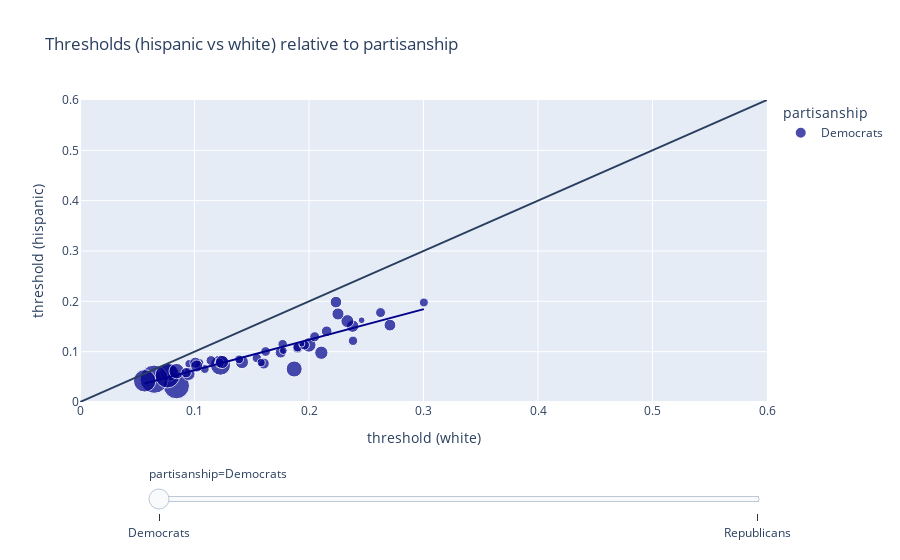

Notebook code for this chart:
### Code cell
fig = px.scatter(df_final, x="inferred_threshold_white", y="inferred_threshold_hispanic", animation_frame="partisanship",
                 color="partisanship", hover_name="subgeography", size = "total_searches", 
                 labels = {'inferred_threshold_hispanic' : 'threshold (hispanic)', 'inferred_threshold_white' : 'threshold (white)'},
                 range_x=[0,0.6], range_y=[0,0.6], color_discrete_map={'Democrats':'darkblue', 'Republicans':'crimson'},
                 title = "Thresholds (hispanic vs white) relative to partisanship", trendline = "ols")

fig.update_layout(shapes=[
    dict(
      type= 'line',
      xref= 'x', x0= 0, x1= 0.6,
      yref= 'y', y0= 0, y1= 0.6,
    )
])

fig["layout"].pop("updatemenus") # optional, drop animation buttons
fig.show()
plotly.offline.plot(fig, filename='../Fraises TagADA/_includes/hit_white_hispanic.html')

### Figure 1 — Plotly figure (JSON) as saved in the notebook; plotly's stock layout.template omitted (floating-point values rounded to 4 significant figures)
{"data": [{"hovertemplate": "<b>%{hovertext}</b><br><br>partisanship=Democrats<br>threshold (white)=%{x}<br>threshold (hispanic)=%{y}<br>total_searches=%{marker.size}<extra></extra>", "hovertext": ["Fairfield County", "Hartford County", "Litchfield County", "New Haven County", "New London County", "Tolland County", "Windham County", "01", "02", "03", "05", "06", "07", "08", "09", "10", "11", "12", "13", "14", "15", "16", "17", "18", "20", "21", "22", "Adams County", "Benton County", "Clark County", "Cowlitz County", "Grant County", "Grays Harbor County", "Island County", "King County", "Kitsap County", "Kittitas County", "Lewis County", "Mason County", "Pierce County", "Skagit County", "Snohomish County", "Spokane County", "Thurston County", "Whatcom County", "Yakima County"], "legendgroup": "Democrats", "marker": {"color": "darkblue", "size": [478.1, 544.9, 348.3, 587.5, 517.9, 493.9, 284.6, 158.5, 330.8, 2428.0, 603.0, 398.7, 304.3, 398.3, 732.3, 350.7, 909.2, 622, 427.5, 318.7, 1436.0, 312.5, 424.2, 313.5, 218.5, 274.7, 230.3, 135.5, 380.9, 1170.0, 278.6, 275.1, 268.8, 160.2, 2819.0, 434.3, 355.2, 347.9, 330.9, 1778.0, 600.7, 2132.0, 829.3, 517.3, 374.3, 610.3], "sizemode": "area", "sizeref": 7.049, "symbol": "circle"}, "mode": "markers", "name": "Democrats", "orientation": "v", "showlegend": true, "type": "scatter", "x": [0.2235, 0.2381, 0.2625, 0.2335, 0.2253, 0.2707, 0.3003, 0.246, 0.1621, 0.08418, 0.1414, 0.19, 0.19, 0.2154, 0.1999, 0.196, 0.1871, 0.2108, 0.1605, 0.177, 0.1227, 0.1544, 0.1753, 0.2384, 0.1776, 0.139, 0.1582, 0.1937, 0.06822, 0.07761, 0.1043, 0.1089, 0.09541, 0.1029, 0.06477, 0.1007, 0.205, 0.1144, 0.1217, 0.05649, 0.09479, 0.07634, 0.08441, 0.1019, 0.09273, 0.124], "xaxis": "x", "y": [0.1985, 0.1507, 0.1776, 0.1608, 0.1749, 0.1528, 0.1977, 0.1625, 0.1003, 0.03239, 0.07926, 0.1078, 0.1088, 0.1406, 0.1134, 0.1132, 0.06559, 0.09784, 0.07645, 0.1148, 0.07325, 0.08738, 0.09832, 0.1216, 0.1022, 0.0847, 0.07831, 0.1154, 0.05073, 0.05938, 0.07758, 0.06553, 0.07569, 0.07152, 0.04532, 0.07813, 0.1296, 0.08236, 0.07751, 0.04206, 0.05558, 0.05228, 0.0614, 0.07152, 0.0583, 0.07946], "yaxis": "y"}, {"hovertemplate": "<b>OLS trendline</b><br>inferred_threshold_hispanic = 0.605637 * inferred_threshold_white + 0.00258805<br>R<sup>2</sup>=0.830349<br><br>partisanship=Democrats<br>threshold (white)=%{x}<br>threshold (hispanic)=%{y} <b>(trend)</b><extra></extra>", "legendgroup": "Democrats", "marker": {"color": "darkblue", "symbol": "circle"}, "mode": "lines", "name": "Democrats", "showlegend": false, "type": "scatter", "x": [0.05649, 0.06477, 0.06822, 0.07634, 0.07761, 0.08418, 0.08441, 0.09273, 0.09479, 0.09541, 0.1007, 0.1019, 0.1029, 0.1043, 0.1089, 0.1144, 0.1217, 0.1227, 0.124, 0.139, 0.1414, 0.1544, 0.1582, 0.1605, 0.1621, 0.1753, 0.177, 0.1776, 0.1871, 0.19, 0.19, 0.1937, 0.196, 0.1999, 0.205, 0.2108, 0.2154, 0.2235, 0.2253, 0.2335, 0.2381, 0.2384, 0.246, 0.2625, 0.2707, 0.3003], "xaxis": "x", "y": [0.0368, 0.04182, 0.0439, 0.04882, 0.04959, 0.05357, 0.05371, 0.05875, 0.06, 0.06037, 0.0636, 0.0643, 0.06493, 0.06575, 0.06857, 0.07189, 0.07631, 0.07689, 0.07771, 0.08676, 0.08825, 0.09611, 0.09841, 0.09979, 0.1008, 0.1087, 0.1098, 0.1101, 0.1159, 0.1177, 0.1177, 0.1199, 0.1213, 0.1236, 0.1267, 0.1302, 0.1331, 0.138, 0.139, 0.144, 0.1468, 0.147, 0.1516, 0.1616, 0.1665, 0.1845], "yaxis": "y"}], "layout": {"legend": {"itemsizing": "constant", "title": {"text": "partisanship"}, "tracegroupgap": 0}, "shapes": [{"type": "line", "x0": 0, "x1": 0.6, "xref": "x", "y0": 0, "y1": 0.6, "yref": "y"}], "sliders": [{"active": 0, "currentvalue": {"prefix": "partisanship="}, "len": 0.9, "pad": {"b": 10, "t": 60}, "steps": [{"args": [["Democrats"], {"frame": {"duration": 0, "redraw": false}, "fromcurrent": true, "mode": "immediate", "transition": {"duration": 0, "easing": "linear"}}], "label": "Democrats", "method": "animate"}, {"args": [["Republicans"], {"frame": {"duration": 0, "redraw": false}, "fromcurrent": true, "mode": "immediate", "transition": {"duration": 0, "easing": "linear"}}], "label": "Republicans", "method": "animate"}], "x": 0.1, "xanchor": "left", "y": 0, "yanchor": "top"}], "title": {"text": "Thresholds (hispanic vs white) relative to partisanship"}, "xaxis": {"anchor": "y", "domain": [0, 1], "range": [0, 0.6], "title": {"text": "threshold (white)"}}, "yaxis": {"anchor": "x", "domain": [0, 1], "range": [0, 0.6], "title": {"text": "threshold (hispanic)"}}}}
